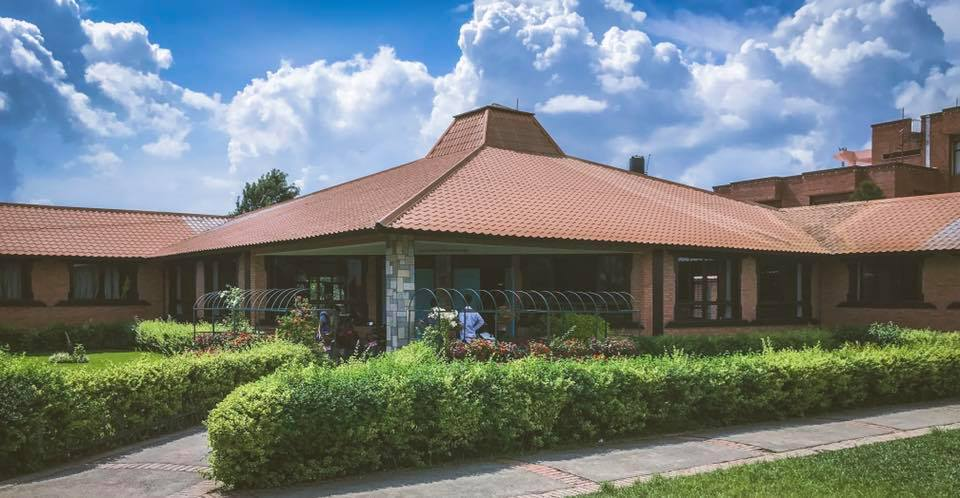
#> input picture Photos/sos.jpeg, 960 x 498 px
$ python splitmerge.py
#> lines starting #> are read from the running program, lines starting #| are printed output that depends on the picture
import cv2 as cv
import numpy as np
import matplotlib.pyplot as plt

img= cv.imread('Photos/sos.jpeg')
#> img is the input picture: shape (498, 960, 3); mean B, G, R 125.1, 125.6, 117
cv.imshow('Sos',img)

#creating a blank image
blank=np.zeros(img.shape[:2],dtype='uint8')

#splitting images in b,g,r and merging them
b,g,r=cv.split(img)
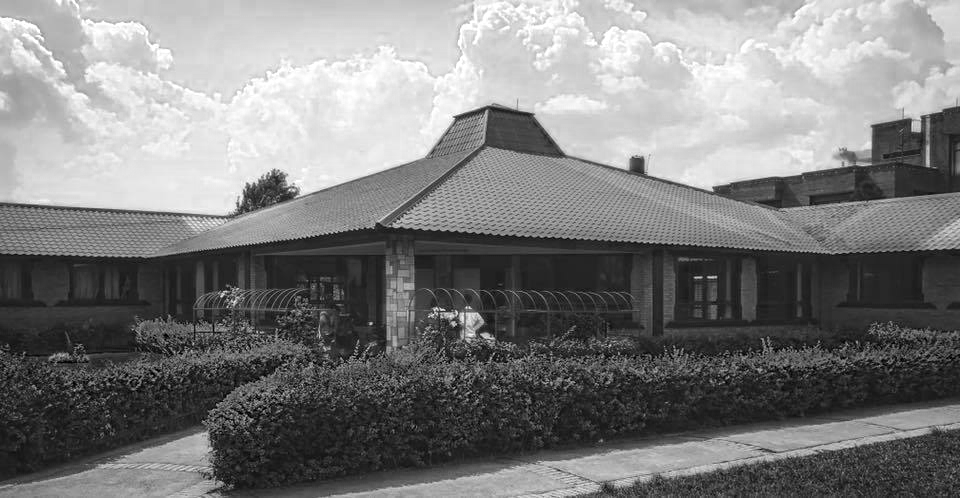
#> b: shape (498, 960); min 0, max 255, mean 125.1
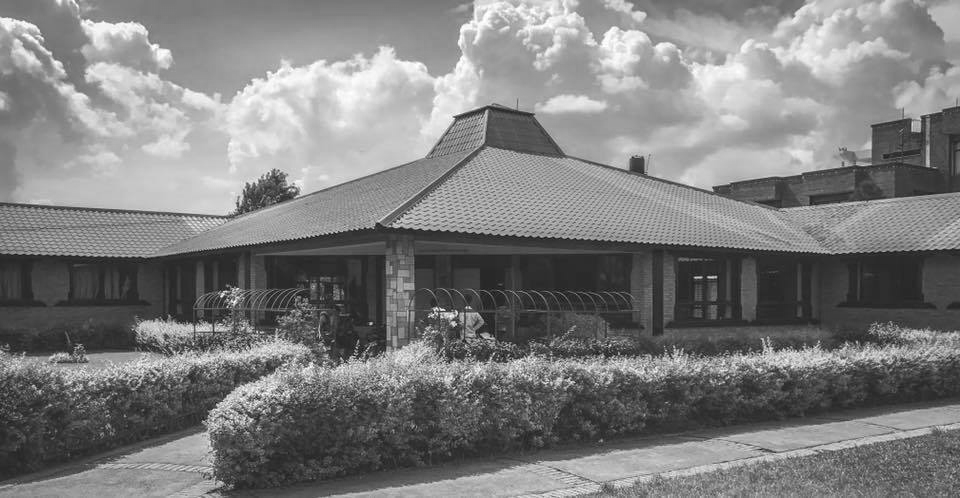
#> g: shape (498, 960); min 8, max 255, mean 125.6
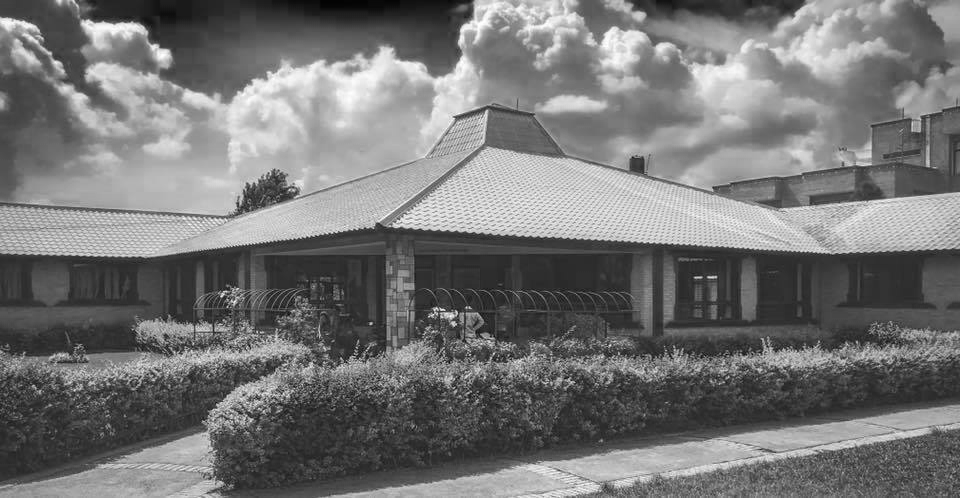
#> r: shape (498, 960); min 0, max 255, mean 117
blue=cv.merge([b,blank,blank])
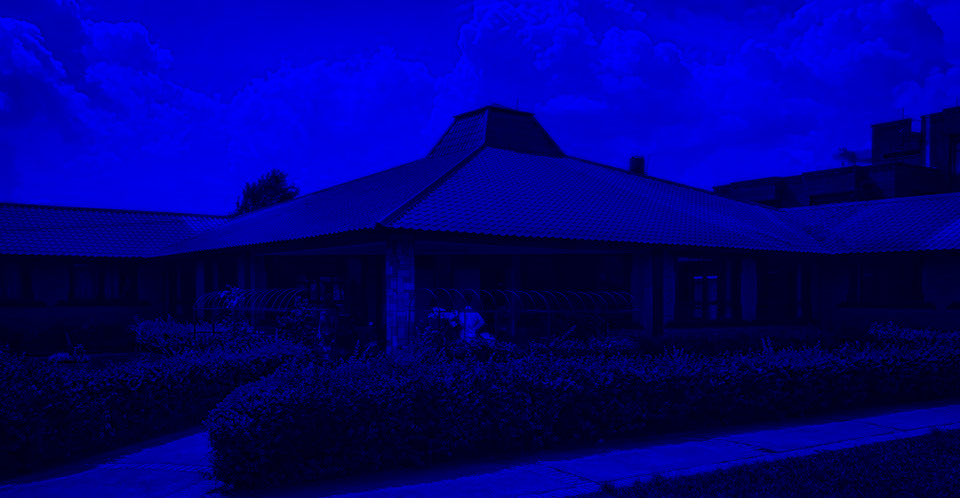
#> blue: shape (498, 960, 3); mean of channels 0, 1, 2 125.1, 0, 0; drawn as B, G, R
green=cv.merge([blank,g,blank])
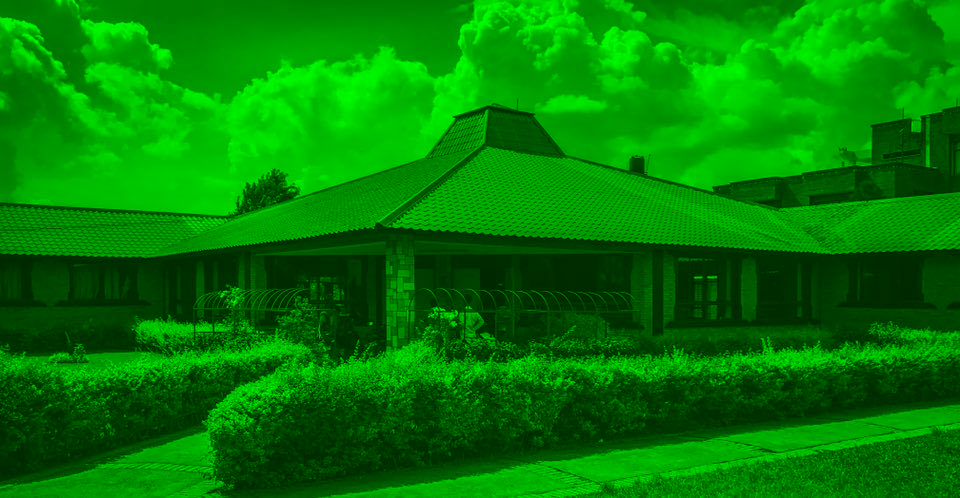
#> green: shape (498, 960, 3); mean of channels 0, 1, 2 0, 125.6, 0; drawn as B, G, R
red=cv.merge([blank,blank,r])
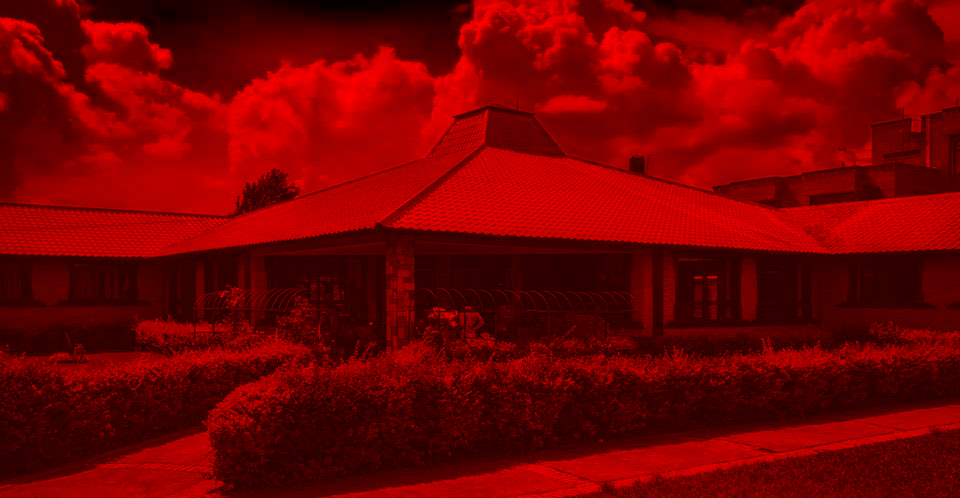
#> red: shape (498, 960, 3); mean of channels 0, 1, 2 0, 0, 117; drawn as B, G, R
cv.imshow('Blue',blue)
cv.imshow('Green',green)
cv.imshow('Red',red)

print(img.shape)
#| (498, 960, 3)
print(b.shape)
#| (498, 960)
print(r.shape)
#| (498, 960)

merged= cv.merge([b,g,r])
cv.imshow('merged',merged)
cv.waitKey(0)

$ run again, with Photos/fisk.jpeg copied over Photos/sos.jpeg
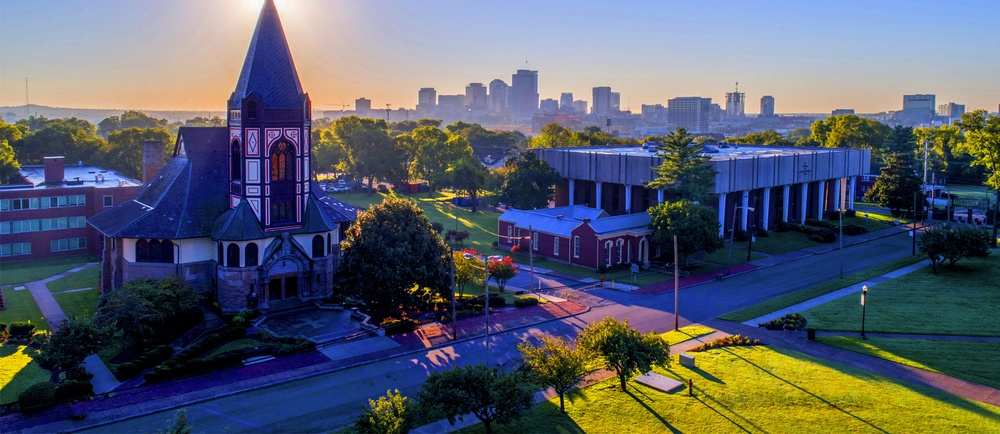
#> input picture Photos/fisk.jpeg, 1000 x 434 px, shrunk from 1920 x 833 before the run
#> img is the input picture: shape (434, 1000, 3); mean B, G, R 107.5, 92.8, 87
#> `green=cv.merge([blank,g,blank])`:
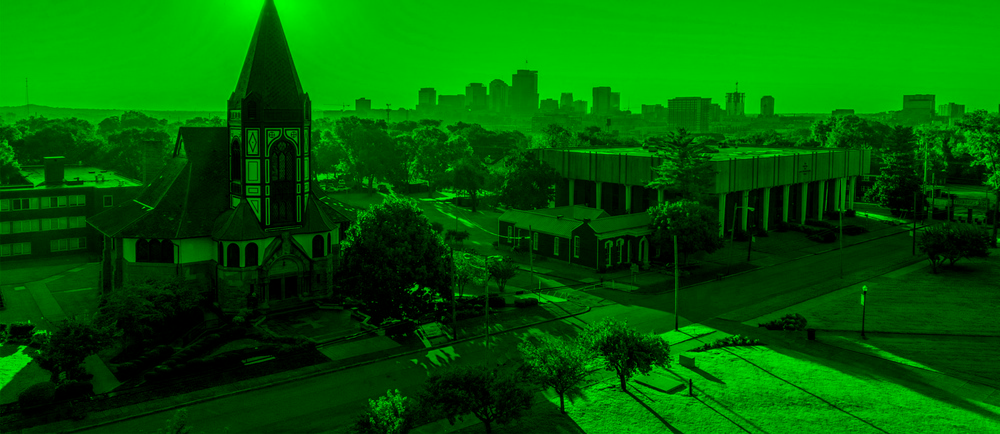
#> green: shape (434, 1000, 3); mean of channels 0, 1, 2 0, 92.8, 0; drawn as B, G, R
#> `red=cv.merge([blank,blank,r])`:
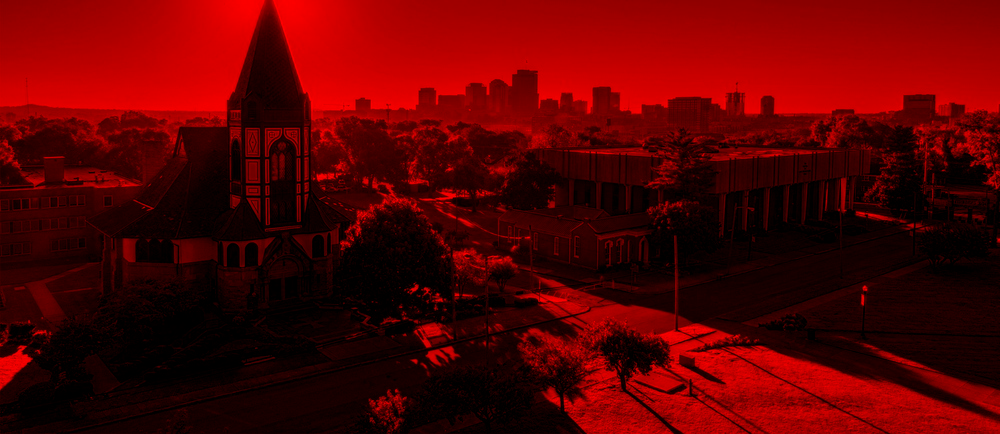
#> red: shape (434, 1000, 3); mean of channels 0, 1, 2 0, 0, 87; drawn as B, G, R
#| (434, 1000, 3)
#| (434, 1000)
#| (434, 1000)

$ run again, with Photos/mountains.jpeg copied over Photos/sos.jpeg
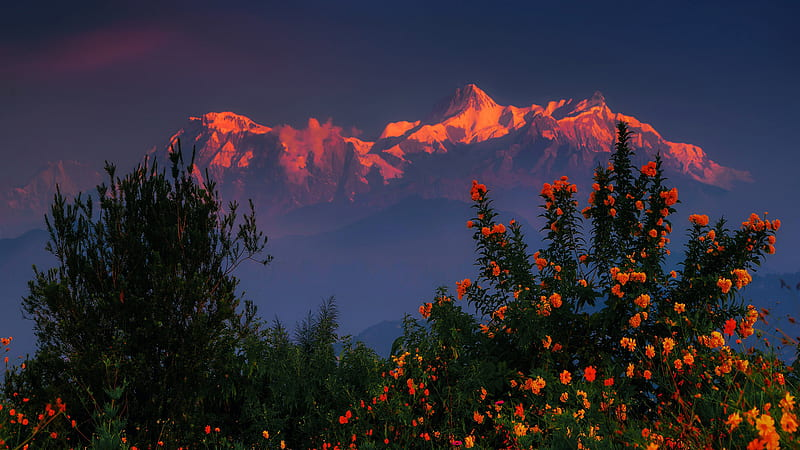
#> input picture Photos/mountains.jpeg, 800 x 450 px
#> img is the input picture: shape (450, 800, 3); mean B, G, R 57.5, 45.6, 50.2
#> `green=cv.merge([blank,g,blank])`:
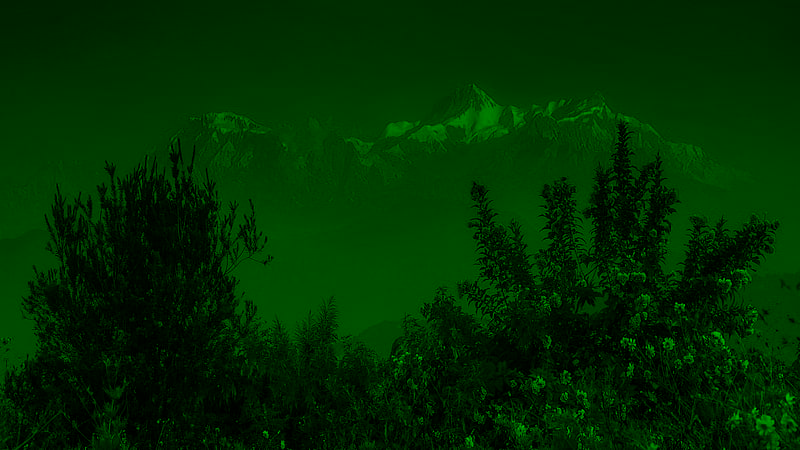
#> green: shape (450, 800, 3); mean of channels 0, 1, 2 0, 45.6, 0; drawn as B, G, R
#> `red=cv.merge([blank,blank,r])`:
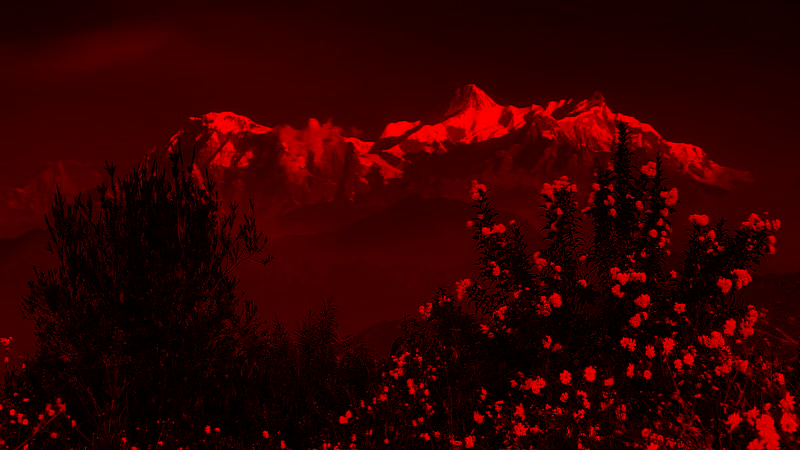
#> red: shape (450, 800, 3); mean of channels 0, 1, 2 0, 0, 50.2; drawn as B, G, R
#| (450, 800, 3)
#| (450, 800)
#| (450, 800)

$ run again, with Photos/pexels-jack-hawley-57905.jpeg copied over Photos/sos.jpeg
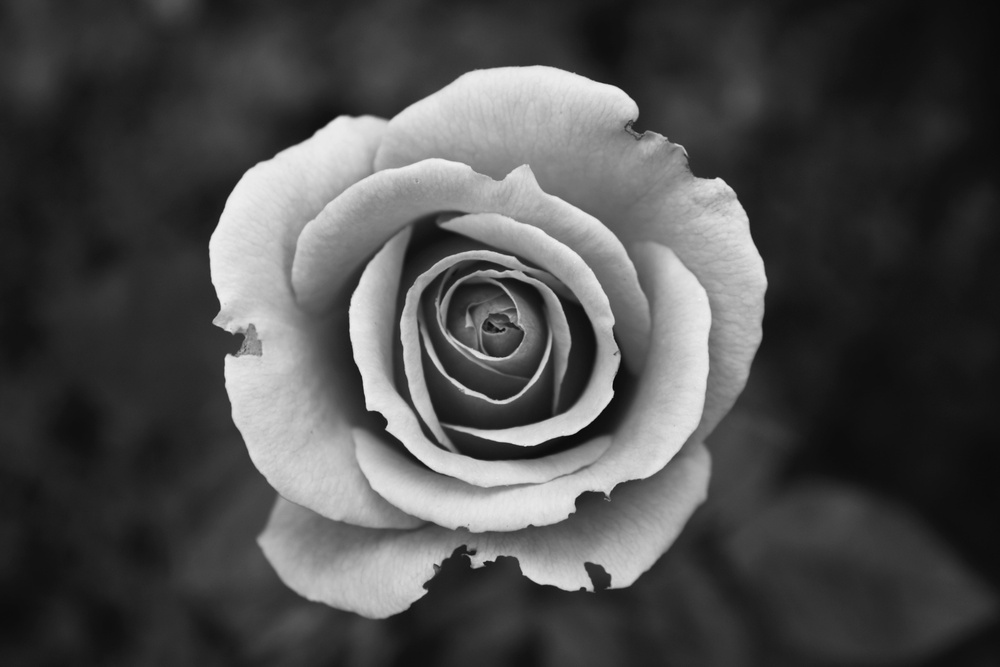
#> input picture Photos/pexels-jack-hawley-57905.jpeg, 1000 x 667 px, shrunk from 4272 x 2848 before the run
#> img is the input picture: shape (667, 1000, 3); min 5, max 240, mean 76.7
#> `green=cv.merge([blank,g,blank])`:
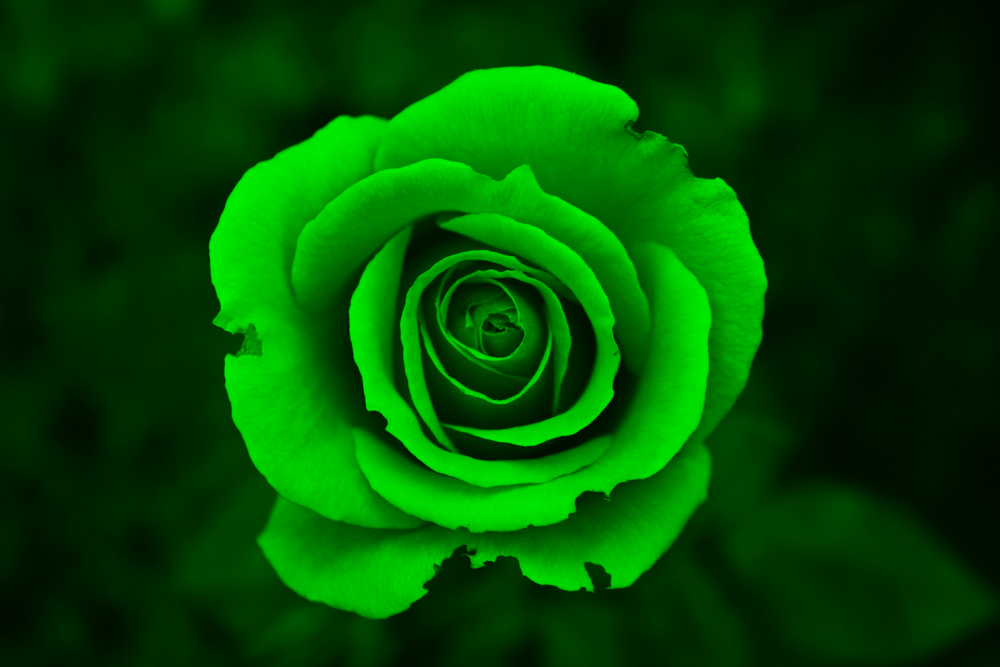
#> green: shape (667, 1000, 3); mean of channels 0, 1, 2 0, 76.7, 0; drawn as B, G, R
#> `red=cv.merge([blank,blank,r])`:
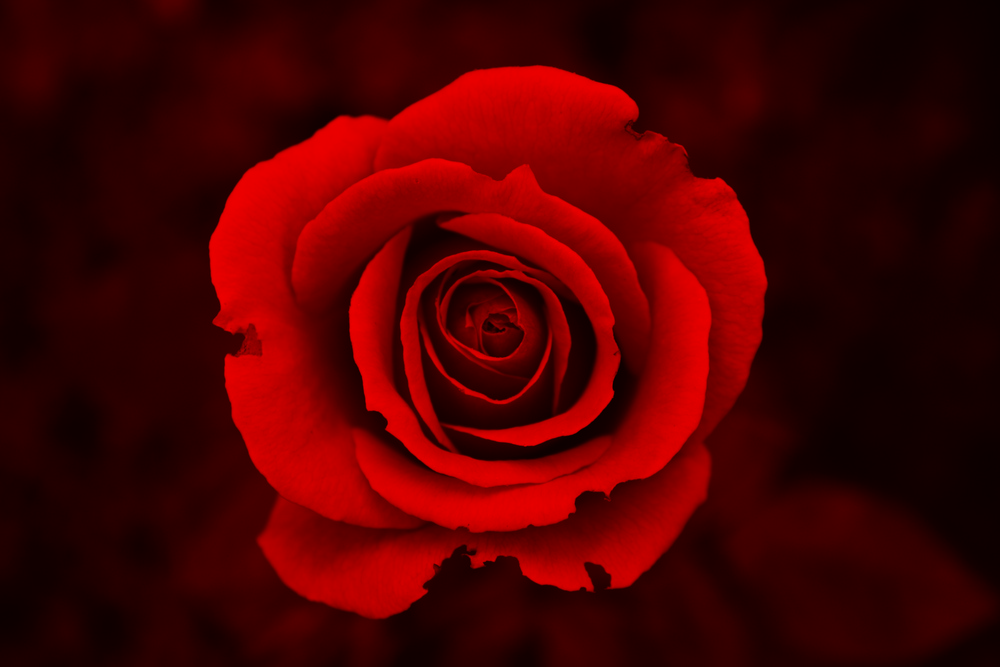
#> red: shape (667, 1000, 3); mean of channels 0, 1, 2 0, 0, 76.7; drawn as B, G, R
#| (667, 1000, 3)
#| (667, 1000)
#| (667, 1000)
